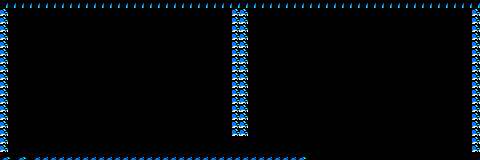

A 2D game scene composited from a Tiled map and its tileset images. What follows is a short description and the map's XML, with every tile layer's data as written:
An orthogonal 60x20 tile map with 8x8 px tiles, 1 tile layer (Tile Layer 1).

<map version="1.0" tiledversion="1.1.6" orientation="orthogonal" renderorder="left-down" width="60" height="20" tilewidth="8" tileheight="8" infinite="0" nextobjectid="9">
 <tileset firstgid="1" name="Sprites" tilewidth="8" tileheight="8" tilecount="256" columns="16">
  <image source="../Sprites/Sprites.png" width="128" height="128" />
 </tileset>
 <layer name="Tile Layer 1" width="60" height="20">
  <data encoding="csv">
17,17,17,17,17,17,17,17,17,17,17,17,17,17,17,17,17,17,17,17,17,17,17,17,17,17,17,17,17,17,17,17,17,17,17,17,17,17,17,17,17,17,17,17,17,17,17,17,17,17,17,17,17,17,17,17,17,17,17,17,
18,0,0,0,0,0,0,0,0,0,0,0,0,0,0,0,0,0,0,0,0,0,0,0,0,0,0,0,0,18,18,0,0,0,0,0,0,0,0,0,0,0,0,0,0,0,0,0,0,0,0,0,0,0,0,0,0,0,0,18,
18,0,0,0,0,0,0,0,0,0,0,0,0,0,0,0,0,0,0,0,0,0,0,0,0,0,0,0,0,18,18,0,0,0,0,0,0,0,0,0,0,0,0,0,0,0,0,0,0,0,0,0,0,0,0,0,0,0,0,18,
18,0,0,0,0,0,0,0,0,0,0,0,0,0,0,0,0,0,0,0,0,0,0,0,0,0,0,0,0,18,18,0,0,0,0,0,0,0,0,0,0,0,0,0,0,0,0,0,0,0,0,0,0,0,0,0,0,0,0,18,
18,0,0,0,0,0,0,0,0,0,0,0,0,0,0,0,0,0,0,0,0,0,0,0,0,0,0,0,0,18,18,0,0,0,0,0,0,0,0,0,0,0,0,0,0,0,0,0,0,0,0,0,0,0,0,0,0,0,0,18,
18,0,0,0,0,0,0,0,0,0,0,0,0,0,0,0,0,0,0,0,0,0,0,0,0,0,0,0,0,18,18,0,0,0,0,0,0,0,0,0,0,0,0,0,0,0,0,0,0,0,0,0,0,0,0,0,0,0,0,18,
18,0,0,0,0,0,0,0,0,0,0,0,0,0,0,0,0,0,0,0,0,0,0,0,0,0,0,0,0,18,18,0,0,0,0,0,0,0,0,0,0,0,0,0,0,0,0,0,0,0,0,0,0,0,0,0,0,0,0,18,
18,0,0,0,0,0,0,0,0,0,0,0,0,0,0,0,0,0,0,0,0,0,0,0,0,0,0,0,0,18,18,0,0,0,0,0,0,0,0,0,0,0,0,0,0,0,0,0,0,0,0,0,0,0,0,0,0,0,0,18,
18,0,0,0,0,0,0,0,0,0,0,0,0,0,0,0,0,0,0,0,0,0,0,0,0,0,0,0,0,18,18,0,0,0,0,0,0,0,0,0,0,0,0,0,0,0,0,0,0,0,0,0,0,0,0,0,0,0,0,18,
18,0,0,0,0,0,0,0,0,0,0,0,0,0,0,0,0,0,0,0,0,0,0,0,0,0,0,0,0,18,18,0,0,0,0,0,0,0,0,0,0,0,0,0,0,0,0,0,0,0,0,0,0,0,0,0,0,0,0,18,
18,0,0,0,0,0,0,0,0,0,0,0,0,0,0,0,0,0,0,0,0,0,0,0,0,0,0,0,0,18,18,0,0,0,0,0,0,0,0,0,0,0,0,0,0,0,0,0,0,0,0,0,0,0,0,0,0,0,0,18,
18,0,0,0,0,0,0,0,0,0,0,0,0,0,0,0,0,0,0,0,0,0,0,0,0,0,0,0,0,18,18,0,0,0,0,0,0,0,0,0,0,0,0,0,0,0,0,0,0,0,0,0,0,0,0,0,0,0,0,18,
18,0,0,0,0,0,0,0,0,0,0,0,0,0,0,0,0,0,0,0,0,0,0,0,0,0,0,0,0,18,18,0,0,0,0,0,0,0,0,0,0,0,0,0,0,0,0,0,0,0,0,0,0,0,0,0,0,0,0,18,
18,0,0,0,0,0,0,0,0,0,0,0,0,0,0,0,0,0,0,0,0,0,0,0,0,0,0,0,0,18,18,0,0,0,0,0,0,0,0,0,0,0,0,0,0,0,0,0,0,0,0,4,0,0,0,0,0,0,0,18,
18,0,0,0,0,0,0,0,0,0,0,0,0,0,0,0,0,0,0,0,0,0,0,0,0,0,0,0,0,18,18,0,0,0,0,0,0,0,0,0,0,0,0,0,0,0,0,0,0,1,1,2,1,0,0,0,0,0,0,18,
18,0,0,0,0,0,0,0,0,0,0,0,0,0,0,0,0,0,0,0,0,0,0,0,0,0,0,0,0,18,18,0,0,0,0,0,0,0,0,0,0,0,0,0,0,0,0,0,0,0,0,0,0,0,0,0,0,0,0,18,
18,0,0,0,0,0,0,0,0,0,0,0,0,0,0,0,0,0,0,0,0,0,0,0,0,0,0,0,0,18,18,0,0,0,0,0,0,0,0,0,0,0,0,0,0,0,0,0,0,0,0,0,0,0,0,0,0,0,0,18,
18,0,0,0,0,0,0,0,0,0,0,0,0,0,0,0,0,0,0,0,0,0,0,0,0,0,0,0,0,0,0,0,0,0,0,0,0,0,0,0,0,0,0,0,0,0,0,0,0,0,0,0,0,0,0,0,0,0,0,18,
18,0,0,0,0,0,4,0,0,0,0,0,0,0,0,0,0,0,4,0,0,0,0,0,0,0,0,0,0,0,0,0,0,0,0,0,0,0,0,0,0,0,4,0,0,0,0,0,0,0,0,0,0,0,0,4,0,0,0,18,
130,131,130,131,130,130,130,130,130,130,130,130,130,130,130,130,130,130,130,130,130,130,130,130,130,130,130,130,130,130,130,130,130,130,130,130,130,130,131,1,1,1,1,1,1,1,1,1,1,1,1,1,1,1,1,1,1,1,1,2
</data>
 </layer>
</map>
